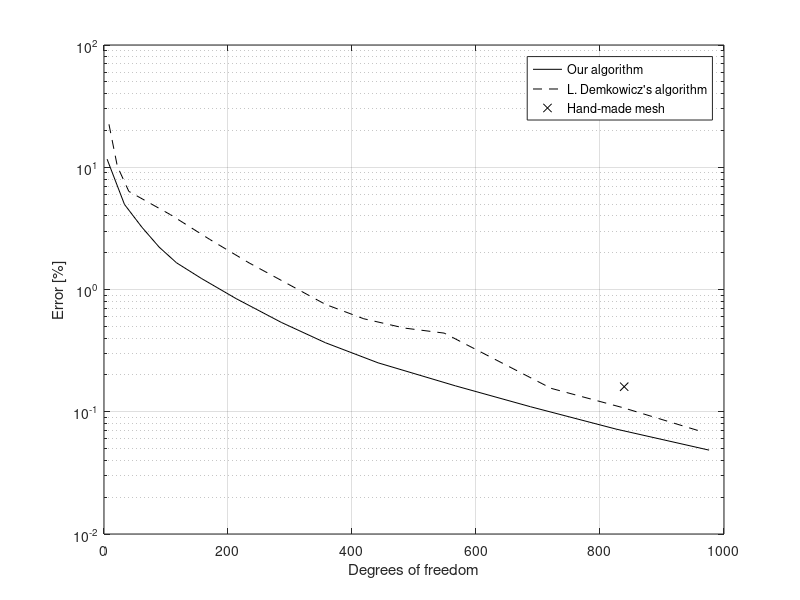

Write the MATLAB code that produced this figure.
A=[
5, 1.164088e+01, 1.088101e+02
33, 4.968942e+00, 1.112109e+02
61, 3.237784e+00, 1.117047e+02
89, 2.220579e+00, 1.119314e+02
117, 1.653017e+00, 1.120330e+02
157, 1.232314e+00, 1.120775e+02
213, 8.426079e-01, 1.120974e+02
286, 5.381022e-01, 1.121113e+02
357, 3.671620e-01, 1.121164e+02
442, 2.513639e-01, 1.121188e+02
567, 1.628003e-01, 1.121201e+02
688, 1.098850e-01, 1.121206e+02
826, 7.212674e-02, 1.121209e+02
976, 4.854522e-02, 1.121210e+02
];
demkdof = [ 8 21.5140112250461 40.0627499477497 107.305988738806 170.705415133487 233.704283779099 357.26698106142 418.986901944608 484.823858820543 548.684945357634 721.234790956584 837.340742759004 959.109191319632 ];
demkerr = [ 22.4511946335085 10.1833861381409 6.34557211994608 4.08999065826741 2.56587491202579 1.6538153254111 0.755221527346924 0.576355826730275 0.483494235710035 0.439852449880369 0.155374546786437 0.107872791280389 0.07 ];
semilogy(A(:,1), A(:,2), 'k-', demkdof, demkerr, 'k--', [839], [0.1603], 'kx');
grid on;
legend('Our algorithm', 'L. Demkowicz''s algorithm', 'Hand-made mesh');
xlabel('Degrees of freedom');
ylabel('Error [%]');
